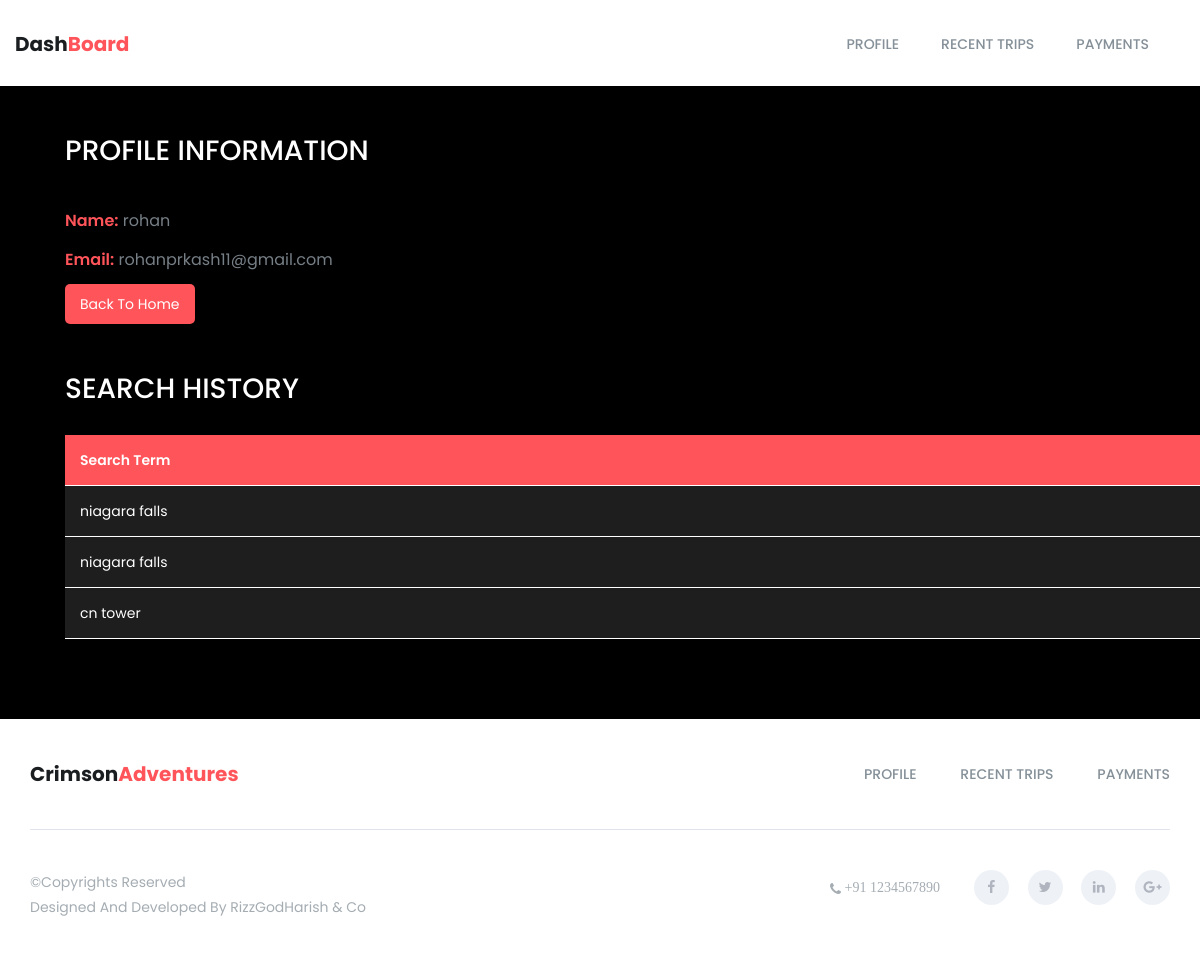
The page /profile (signed in) on the database its author committed.
### tables this page shows
CREATE TABLE user (
                            id INTEGER PRIMARY KEY AUTOINCREMENT,
                            username TEXT UNIQUE NOT NULL,
                            email TEXT UNIQUE NOT NULL,
                            password TEXT NOT NULL
                        );

CREATE TABLE search_history (
                            id INTEGER PRIMARY KEY AUTOINCREMENT,
                            user_id INTEGER NOT NULL,
                            search_term TEXT NOT NULL,
                            FOREIGN KEY (user_id) REFERENCES user (id)
                        );

### app.py (the view)
@app.route('/profile')
def profile():
    if 'loggedin' not in session:
        flash('You need to log in to view your profile.', 'danger')
        return redirect(url_for('login'))
    user_id = session['user_id']
    conn = get_db_connection()
    user = conn.execute('SELECT * FROM user WHERE id = ?', (user_id,)).fetchone()
    search_history = conn.execute('SELECT search_term FROM search_history WHERE user_id = ?', (user_id,)).fetchall()
    conn.close()
    return render_template('profile.html', user=user, search_history=search_history)

### app.py (called while the page is built)
def get_db_connection():
    conn = sqlite3.connect('tourism_website.db')
    conn.row_factory = sqlite3.Row
    return conn

### templates/profile.html (shortened to what this page needs)
<!doctype html>
<html class="no-js" lang="en">
<head>
	<link rel="stylesheet" href="{{ url_for('static', filename='css/font-awesome.min.css') }}">
	<link rel="stylesheet" href="{{ url_for('static', filename='css/linearicons.css') }}">
	<link rel="stylesheet" href="{{ url_for('static', filename='css/animate.css') }}">
	<link rel="stylesheet" href="{{ url_for('static', filename='css/flaticon.css') }}">
	<link rel="stylesheet" href="{{ url_for('static', filename='css/slick.css') }}">
	<link rel="stylesheet" href="{{ url_for('static', filename='css/slick-theme.css') }}">
	<link rel="stylesheet" href="{{ url_for('static', filename='css/bootstrap.min.css') }}">
	<link rel="stylesheet" href="{{ url_for('static', filename='css/bootsnav.css') }}">
	<link rel="stylesheet" href="{{ url_for('static', filename='css/style.css') }}">
	<link rel="stylesheet" href="{{ url_for('static', filename='css/responsive.css') }}">
</head>
<body>
	<section class="top-area">
		<div class="header-area">
			<nav class="navbar navbar-default bootsnav  navbar-sticky navbar-scrollspy" data-minus-value-desktop="70"
				data-minus-value-mobile="55" data-speed="1000">
				<div class="container">
					<div class="navbar-header">
						<a class="navbar-brand" href="index.html">Dash<span>Board</span></a>
					</div>
					<div class="collapse navbar-collapse menu-ui-design" id="navbar-menu">
						<ul class="nav navbar-nav navbar-right" data-in="fadeInDown" data-out="fadeOutUp">
							<li class="scroll"><a href="#profile">Profile</a></li>
							<li class="scroll"><a href="#trips">Recent Trips</a></li>
							<li class="scroll"><a href="#payments">Payments</a></li>
						</ul>
					</div>
				</div>
			</nav>
		</div>
	</section>
<section class="main-content">
    <div class="container">
        <div id="profile" class="profile-info">
            <h2 class="profile-title">Profile Information</h2>
            <div class="row">
                <div class="col-md-6">
                    <p><strong>Name:</strong> {{ user['username'] }}</p>
                    <p><strong>Email:</strong> {{ user['email'] }}</p>
                </div>
            </div>
            <a href="{{ url_for('index') }}" class="btn">Back to Home</a>
        </div>
        <div id="history" class="search-history">
            <h2 class="history-title">Search History</h2>
            <table class="history-list">
                <tr>
                    <th>Search Term</th>
                </tr>
                {% for search in search_history %}
                <tr>
                    <td>{{ search['search_term'] }}</td>
                </tr>
                {% endfor %}
            </table>
        </div>
    </div>
</section>
	<footer id="footer" class="footer">
		<div class="container">
			<div class="footer-menu">
				<div class="row">
					<div class="col-sm-3">
						<div class="navbar-header">
							<a class="navbar-brand" href="index.html">Crimson<span>Adventures</span></a>
						</div>
					</div>
					<div class="col-sm-9">
						<ul class="footer-menu-item">
							<li class="scroll"><a href="#profile">Profile</a></li>
							<li class="scroll"><a href="#trips">Recent Trips</a></li>
							<li class="scroll"><a href="#payments">Payments</a></li>
						</ul>
					</div>
				</div>
			</div>
			<div class="hm-footer-copyright">
				<div class="row">
					<div class="col-sm-5">
						<p> &copy;Copyrights Reserved </p>
						<p>Designed and developed by <a href="">RizzGodHarish & Co</a></p>
					</div>
					<div class="col-sm-7">
						<div class="footer-social">
							<span><i class="fa fa-phone"> +91 1234567890</i></span>
							<a href="#"><i class="fa fa-facebook"></i></a>
							<a href="#"><i class="fa fa-twitter"></i></a>
							<a href="#"><i class="fa fa-linkedin"></i></a>
							<a href="#"><i class="fa fa-google-plus"></i></a>
						</div>
					</div>
				</div>
			</div>
		</div>
	</footer>
</body>
</html>

### static/css/bootsnav.css (style rules this page uses)
nav.bootsnav .container { position: relative; }
nav.navbar.bootsnav { margin-bottom: 0; -moz-border-radius: 0px; -webkit-border-radius: 0px; -o-border-radius: 0px; border-radius: 0px; background-color: #fff; border: none; border-bottom: solid 1px #e0e0e0; z-index: 9; }
nav.navbar.bootsnav ul.nav > li > a { color: #6f6f6f; background-color: transparent; outline: none; margin-bottom: -2px; }
body { -webkit-transition: all 0.3s ease-in-out; -moz-transition: all 0.3s ease-in-out; -o-transition: all 0.3s ease-in-out; -ms-transition: all 0.3s ease-in-out; transition: all 0.3s ease-in-out; }
.wrap-sticky nav.navbar.bootsnav { position: absolute; width: 100%; left: 0; top: 0; }
@media (min-width: 1024px) { nav.navbar.bootsnav ul.nav > li > a { padding: 30px 15px; font-weight: 600; } }

### static/css/style.css (style rules this page uses)
* { padding: 0; margin: 0; }
* { -webkit-box-sizing:border-box; -moz-box-sizing:border-box; -o-box-sizing:border-box; -ms-box-sizing:border-box; box-sizing:border-box; }
body { font-family: 'Poppins', sans-serif; font-size:14px; color:#a09e9c; text-transform:initial; max-width:1920px; margin:0 auto; overflow-x:hidden; }
a,a:hover,a:active,a:focus { display:inline-block; text-decoration:none; color: #343a3f; font-size:16px; padding:0; font-weight: 500; text-transform: capitalize; }
h1,h2,h3,h4,h5,h6 { margin: 0; color:#343a3f; font-size: 18px; font-weight: 500; text-transform: capitalize; }
p { margin: 0; color:#767f86; font-size:14px; line-height: 1.8; text-transform: initial; }
ul { padding: 0; margin: 0 auto; list-style: none; }
ul li { list-style: none; }
html,body { height: 100%; }
nav.navbar.bootsnav { background-color:#fff; border-bottom: transparent; }
.navbar-header a.navbar-brand,.navbar-header a.navbar-brand:hover,.navbar-header a.navbar-brand:focus { display: inline-block; color: #1b1e20; font-size: 20px; font-weight: 700; padding: 34px 0px; text-transform:capitalize; }
.navbar-header a.navbar-brand span { display: inline-block;color:#ff545a;text-transform:capitalize; }
nav.navbar.bootsnav ul.nav > li > a { color: #859098; font-size: 14px; font-weight: 500; text-transform:uppercase; -webkit-transition: 0.3s linear; -moz-transition: 0.3s linear; -ms-transition: 0.3s linear; -o-transition: 0.3s linear; transition: 0.3s linear; }
nav.navbar.bootsnav ul.nav > li > a { padding:34px 21px; }
.menu-ui-design { overflow-y:scroll;height: 350px; }
.footer-menu { padding: 45px 0; }
.footer-menu .navbar-header { padding:0; }
.footer-menu .navbar-header a.navbar-brand,.footer-menu.footer-menu .navbar-header a.navbar-brand:hover,.footer-menu .navbar-header a.navbar-brand:focus { padding:0; height: 0; }
.footer-menu ul.footer-menu-item { text-align: right; }
.footer-menu ul.footer-menu-item li { display: inline-block; }
.footer-menu ul.footer-menu-item li a { color: #859098; font-size: 14px; text-transform: uppercase; padding-left: 40px; -webkit-transition:0.3s linear; -moz-transition:0.3s linear; -o-transition:0.3s linear; transition:0.3s linear; }
.hm-footer-copyright { padding: 40px 0; border-top: 1px solid #e1e5eb; }
.hm-footer-copyright p,.hm-footer-copyright p a { color: #a5adb3; font-size: 14px; font-weight: 400; text-transform: capitalize; }
.footer-social { text-align: right; }
.footer-social .fa-phone:before { position: relative; top: 2px; }
.footer-social a ,.footer-social span { display: inline-block; color: #afb4bf; font-size: 14px; margin-left: 15px; -webkit-transition: .3s; -moz-transition:.3s; -ms-transition:.3s; -o-transition:.3s; transition: .3s; }
.footer-social a { width: 35px; height: 35px; line-height: 35px; background: #eef2f6; text-align: center; border-radius: 50%; }
.footer-social span { margin-right:15px;margin-left: 0;color: #a5adb3; }

### rows shown on the page
user: username "rohan", email "rohanprkash11@gmail.com"
search_history: search_term "niagara falls"
search_history: search_term "niagara falls"
search_history: search_term "cn tower"
